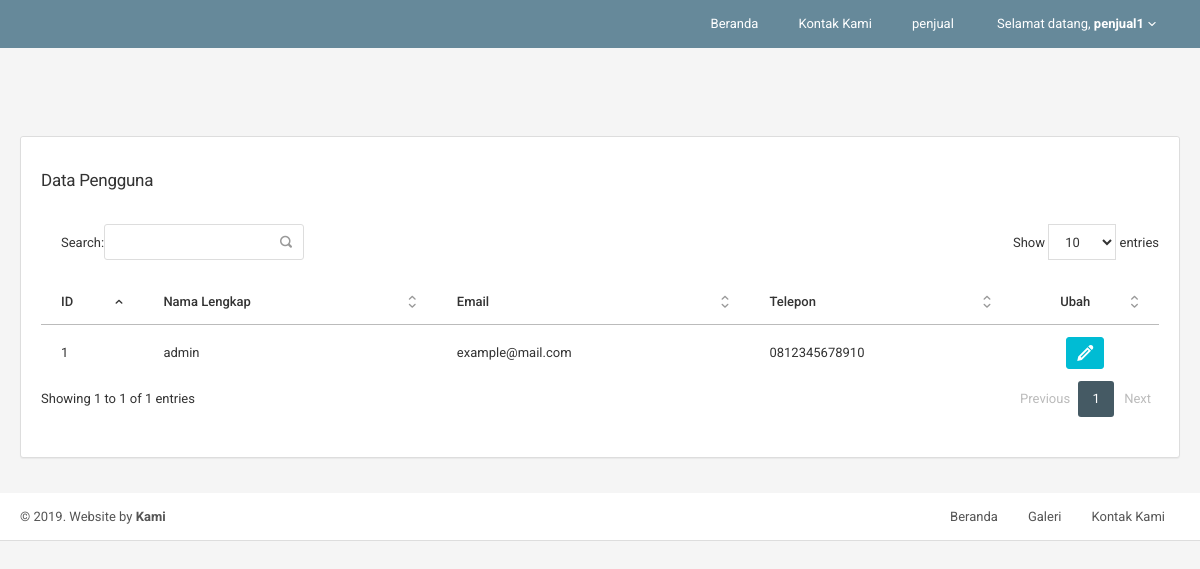
/home/pengguna.php (signed in), run on the app's committed database.
### tables this page shows
CREATE TABLE `cms_user` (
  `id_user` int(11) NOT NULL AUTO_INCREMENT,
  `full_name` varchar(255) DEFAULT NULL,
  `username` varchar(255) DEFAULT NULL,
  `sandi` varchar(255) DEFAULT NULL,
  `email` varchar(255) DEFAULT NULL,
  `tel` varchar(15) DEFAULT NULL,
  `alamat` text,
  `file_image` varchar(50) DEFAULT NULL,
  `stat` int(11) DEFAULT NULL,
  PRIMARY KEY (`id_user`)
);

### home/pengguna.php (the view, shortened to what this page needs)
<?php
	require_once("../proses/connection.php");
	require '../template/header.php';
	require '../template/menu.php';
	$query = mysqli_query($konek, "SELECT * FROM cms_user WHERE stat = 1");
?>
<div class="content" style="margin-top: 90px; padding-bottom: 15px;">
	<div class="panel panel-flat">
		<div class="panel-heading">
			<div class="panel-title"><h5>Data Pengguna</h5></div>
		</div>
		<div class="panel-body">
			<table id="myTable" class="table table-hover">
				<thead>
					<tr>
						<th>ID</th>
						<th>Nama Lengkap</th>
						<th>Email</th>
						<th>Telepon</th>
						<th class="text-center">Ubah</th>
					</tr>
				</thead>
				<tbody>
					<?php while ($hasil = mysqli_fetch_array($query)) { ?>
					<tr>
						<td><?php echo $hasil['id_user']; ?></td>
						<td><?php echo $hasil['username']; ?></td>
						<td><?php echo $hasil['email']; ?></td>
						<td><?php echo $hasil['tel']; ?></td>
						<td align="center">
							<a class="btn btn-info btn-xs" href="informasi_pengguna?usr=<?php echo $hasil['id_user']; ?>" data-tog="tooltip" title="Update">
								<b><i class="icon-pencil"></i></b>
							</a>
						</td>
					</tr>
					<?php } ?>
				</tbody>
			</table>
		</div>
	</div>
</div>
<?php require '../template/footer.php'; ?>

### data on the page
cms_user: id_user "1", username "admin", email "example@mail.com", tel "0812345678910"

### other printed values
$_SESSION['username'] "penjual1"
